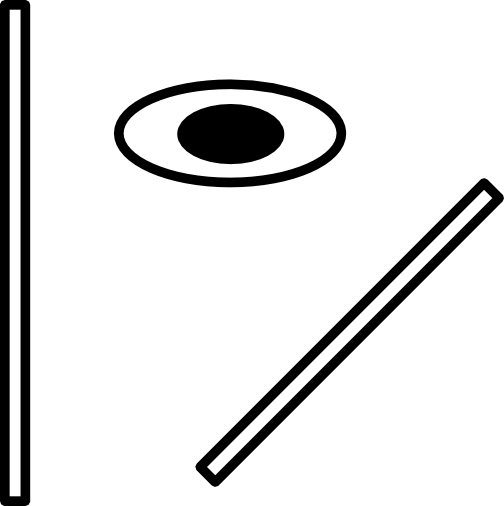
#> input picture tests/notebooks/test.png, 504 x 506 px
$ jupyter execute --allow-errors Test-10-90.ipynb   (shell and % lines are left out)   (Python 2 division)
#> lines starting #> are read from the running program, lines starting #| are printed output that depends on the picture
[cell 1]
from PIL import Image, ImageDraw
import matplotlib.pyplot as plt
import numpy as np
import pickle as pkl

#directory = 'D://Users//D.Rudolf-Lvovsky//Denis//Juelich-2017//Data//PEEM_space_charge//'
#im = Image.open(directory + '003_BiTe_EUV_2-4kV_1500Hz_001.tif')
#
#directory = 'D://Users//D.Rudolf-Lvovsky//Denis//Juelich-2017//Simulations//TraitsMatplotlibWidget//tests//'
im = Image.open('test.png')
#> im is the input picture: PIL image 504x506 RGBA; mean R, G, B, A 225.5, 225.5, 225.5, 47.7


#draw = ImageDraw.Draw(im)
#draw.line((0, 0) + im.size, fill=128)
#draw.line((0, im.size[1], im.size[0], 0), fill=128)
#del draw

width = im.size[0]
#> width = 504
height = im.size[1]
#> height = 506
print width
#| 504
print height
#| 506

image = np.array(im.getdata())[:,1].reshape(height,width)
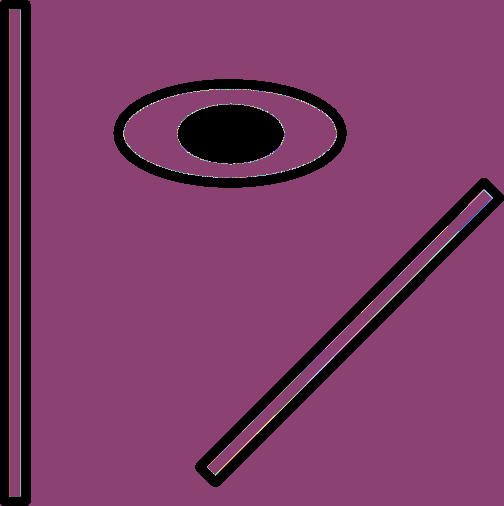
#> image: shape (506, 504) int64; 248 distinct labels, from 0 to 255; one colour per label, 0 black
plt.imshow(image)
#plt.pcolormesh(image)
plt.colorbar()
plt.show()
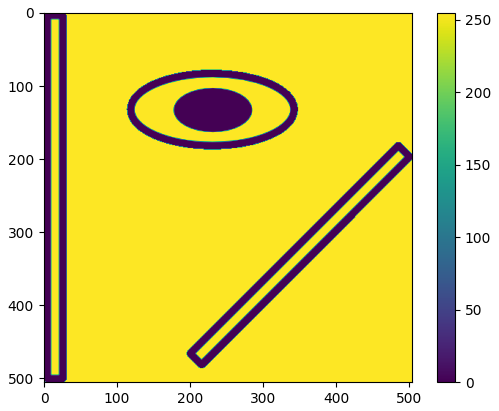
#> figure drawn by matplotlib, 2 panels

[cell 2]
#pkl.dump(image,open('./test_image.p','wb'))

[cell 3]
# create the data points for the line
#x1,x2 = 290,410
#y1,y2 =290,300
x1,x2 = 200,200
y1,y2 =1,500
t = np.arange(0,1,1e-3)
x = x1+(x2-x1)*t
y = y1+(y2-y1)*t
#grid_x, grid_y = np.meshgrid(x,y)
#grid_x, grid_y = grid_x.T, grid_y.T

[cell 4]
# data points at which to interpolate
xx = [[i] for i in x]
yy = [[i] for i in y]
x_i = np.concatenate((yy,xx), axis = 1)
x_i.shape

[cell 5]
# calculate the distance vector
def get_dist_vec(points):
    x = []
    for i in range(0,len(points)):
        diff = points[i]-points[0]
        dist = np.sqrt(diff[0]**2 + diff[1]**2)
        x.append(dist)
    return x

[cell 6]
# make points of the image
list_y, list_x =range(1,height+1,1), range(1,width+1,1)
#> list_y = 506 values from 1 to 506; list_x = 504 values from 1 to 504
points = np.array([[i,j] for i in list_y for j in list_x])
points.shape
#> Out = (255024, 2)

[cell 7]
# values at points
values = image.flatten()

[cell 8]
import time
from scipy.interpolate import griddata
start = time.time()
image_interpolated = griddata(points, values, x_i, method='nearest')
#> image_interpolated = 1000 values, max 255 at index 0, min 0 at index 162, mean 212.6
end = time.time()
'The interpolation took {} s.'.format(end-start)

[cell 9]
x_vec = get_dist_vec(x_i)
plt.plot(x_vec,image_interpolated)
plt.show()
#> figure, not shown here; curve peaks at x = 0, y = 255

[cell 10]
plt.imshow(image)
plt.colorbar()
plt.plot(x,y)
plt.show()

Interpolation with RectBivariateSpline

[cell 11]
import time
def measure_time(func):
    print ('measuring start time ...')
    start = time.time()
    value = func()
    print ('measuring end time ...')
    end = time.time()
    print ('Time: {} s.'.format(end-start))
    return value

[cell 12]
from scipy.interpolate import RectBivariateSpline
#> (the rest of this cell did not finish here and is left out)

[cell 13]
from scipy.interpolate import RectBivariateSpline
image_interpolated = np.array([])
#> (the rest of this cell did not finish here and is left out)

[cell 14]
import time
from scipy.interpolate import RectBivariateSpline
start = time.time()
f = RectBivariateSpline(list_y,list_x,image)
mid= time.time()
image_interpolated = f(y,x)
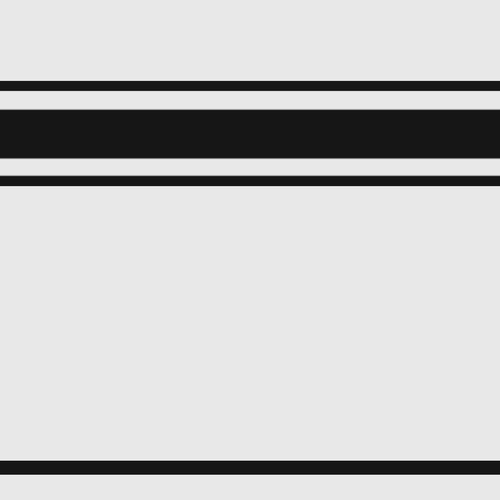
#> image_interpolated: shape (1000, 1000) float64 (shown at 1/2 size); min -27.48, max 282.3, mean 212.5; drawn with min black and max white
end = time.time()
print ('Time 1: {} s.'.format(mid-start))
print ('Time 2: {} s.'.format(end-mid))

[cell 15]
length = image_interpolated.shape[0]
#> length = 1000
# get the diagonal
coord = range(0, length, 1)
#> coord = 1000 values from 0 to 999

[cell 16]
plt.plot(image_interpolated[coord, coord], 'b')
#> (the rest of this cell did not finish here and is left out)

[cell 17]
plt.imshow(image_interpolated)
plt.colorbar()
#plt.plot(x,y)
plt.show()
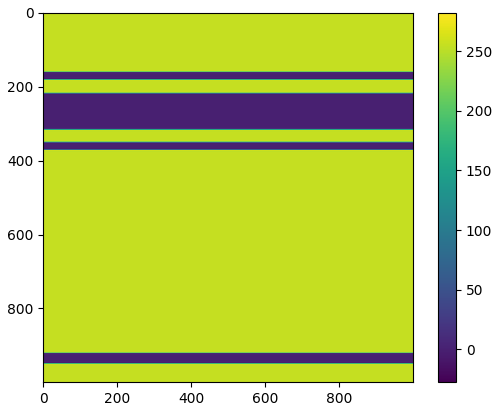
#> figure drawn by matplotlib, 2 panels

Interpolation with interp2d

[cell 18]
from scipy import interpolate
start = time.time()
#> (the rest of this cell did not finish here and is left out)

[cell 19]
len_x = image_interpolated.shape[0]
#> len_x = 1000
len_y = image_interpolated.shape[1]
# get the diagonal
x_coord = range(0, len_x, 1)
y_coord = range(0, len_y, 1)

[cell 20]
plt.plot(image_interpolated[x_coord, y_coord])
plt.show()
#> figure, not shown here; curve peaks at x = 919, y = 282.3

[cell 21]
pkl.dump(image_interpolated[x_coord, y_coord],open('./test_line.p','wb'))

[cell 22]
plt.imshow(image_interpolated)
plt.colorbar()
#plt.plot(x,y)
plt.show()

Generate test edge

[cell 23]
import numpy as np
import matplotlib.pyplot as plt

ones = np.ones(100)
slope = np.arange(0,1,0.02)
slope_rev = list(reversed(slope))
y = np.concatenate((0*ones,slope,ones))
x_err = np.arange(0,np.shape(y)[0],1)

[cell 24]
sigma = 1e-2
y_err = np.random.normal(0,sigma,np.shape(y)[0])+y

[cell 25]
plt.plot(x_err,y_err, 'ob')
plt.show()
#> figure, not shown here; curve peaks at x = 218, y = 1.02

[cell 26]
pkl.dump(x_err,open('./test_edge_x.p','wb'))
pkl.dump(y_err,open('./test_edge_y.p','wb'))

[cell 27]
# divide the data
length = len(x_err)
x_mid = int((x_err[length-1]+x_err[0])/2.0)
mid_index = list(x_err).index(x_mid)
print mid_index

[cell 28]
y_err_left = y_err[0:mid_index-1]
x_left = x_err[0:mid_index-1]
y_err_right = y_err[mid_index:length-1]
x_right = x_err[mid_index:length-1]

[cell 29]
# interpolate
from scipy import interpolate
f = interpolate.interp1d(y_err_left[:], x_left[:],kind='linear')
y_new = np.arange(0.1, 0.2, 1e-3)
plt.plot(f(y_new), y_new, linewidth = 5 )
plt.plot(x_left, y_err_left, 'or')
#print f(0.5)
#> figure, not shown here; curve peaks at x = 122, y = 0.443

[cell 30]
# [6 lines of commented-out code are left out]

y_err_deriv = np.gradient(y_err, 1)
plt.plot(x_err,y_err_deriv, 'or')
#plt.plot(x, y_err, 'ob')
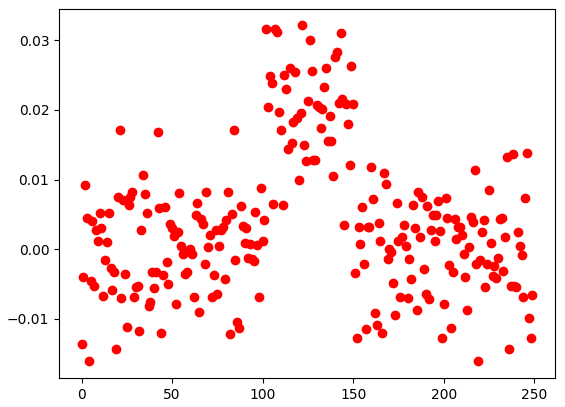
#> figure drawn by matplotlib, 1 panel; curve peaks at x = 122, y = 0.0321

[cell 31]
plt.hist(y_err)
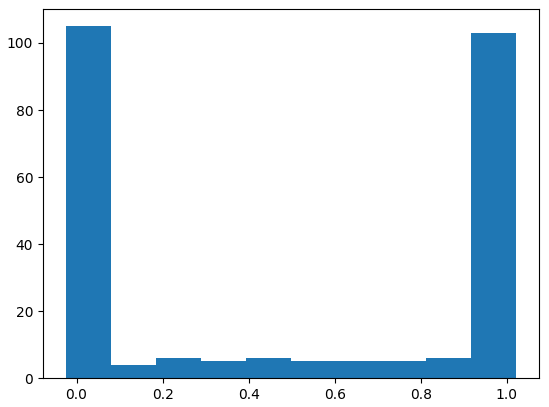
#> figure drawn by matplotlib, 1 panel; tallest bar 105 high, from x = -0.0255 to 0.0793

Find cluster with KMeans

[cell 32]
from sklearn.cluster import KMeans

data = y_err.reshape(-1,1)
kmeans = KMeans(n_clusters = 2).fit(data)
labels = kmeans.labels_
print labels
print kmeans.cluster_centers_

[cell 33]
# label cluster in the same way
if labels[0]==1:
    labels =[0 if elem ==1 else 1 for elem in labels]

[cell 34]
cluster1_x, cluster1_y = [],[]
cluster2_x, cluster2_y = [],[]

for index, item in enumerate(labels):
    if item ==0:
        cluster1_x.append(x_err[index])
        cluster1_y.append(y_err[index])

    if item ==1:
        cluster2_x.append(x_err[index])
        cluster2_y.append(y_err[index])

[cell 35]
plt.plot(cluster1_x, cluster1_y, 'ob')
plt.plot(cluster2_x, cluster2_y, 'or')
plt.show()
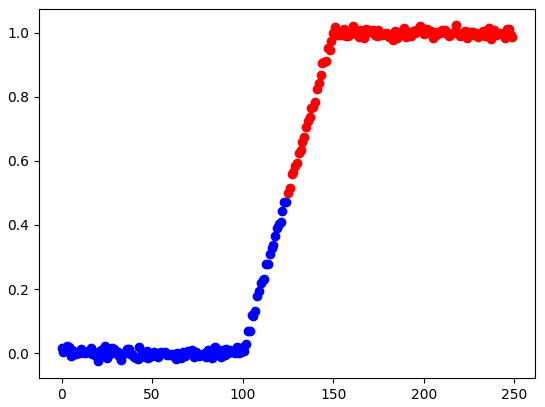
#> figure drawn by matplotlib, 1 panel; curve peaks at x = 123, y = 0.473; curve peaks at x = 218, y = 1.02

Removing data outliers

[cell 36]
def norm(data):
    data = np.array(data)
    print 'mean: {0}, std {1}'.format(data.mean(), data.std())
    return (data-data.mean())/data.std()

[cell 37]
# remove outlier
def get_outlier_index(cluster):
    ''' :param cluster: cluster values (y values)
        :return: index list of outliers
    '''
    index_list = []
    cluster_norm = norm(cluster)
    for index, item in enumerate(cluster_norm):
        # item in std
        if abs(item) > 1.5:
            index_list.append(index)
    return index_list

[cell 38]
def remove_outliers(cluster, index_list):
    '''
    :param cluster: list of x, list of y values
    :param index_list: indices of values to delete
    :return: cluster without outliers
    '''
    cluster_out = []
    for data in cluster:
        data_out = np.delete(data, index_list)
        cluster_out.append(data_out)
    return cluster_out

[cell 39]
def clean_data(cluster, num_it):
    '''
    :param cluster: list of x, list of y values
    :num_it: number of iterations
    :return: cleaned cluster with outliers removed
    '''
    for i in range(0,num_it):
        index_list = get_outlier_index(cluster[1])
        cluster_clean = remove_outliers(cluster, index_list)
        cluster = cluster_clean
    return cluster

[cell 40]
# number of iterations
num_it = 3
cluster1 = [cluster1_x, cluster1_y]
cluster2 = [cluster2_x, cluster2_y]
cluster = [cluster1, cluster2]
for elem in cluster:
    data = clean_data(elem, num_it)
    if elem == cluster1:
        cluster1_clean_x = data[0]
        cluster1_clean_y = data[1]
    else:
        cluster2_clean_x = data[0]
        cluster2_clean_y = data[1]

[cell 41]
plt.plot(cluster1_clean_x, cluster1_clean_y, 'ob')
plt.plot(cluster2_clean_x, cluster2_clean_y, 'or')
plt.show()
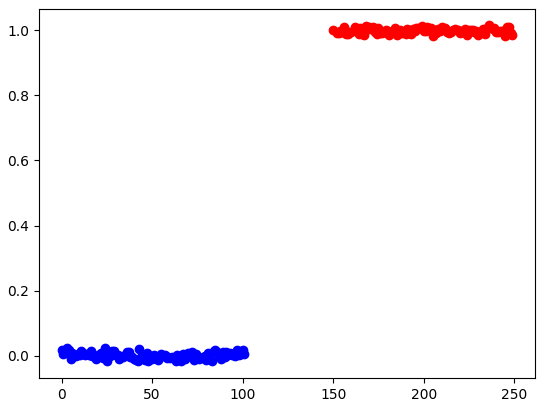
#> figure drawn by matplotlib, 1 panel; curve peaks at x = 24, y = 0.0227; curve peaks at x = 236, y = 1.01

[cell 42]
# difference between x,y and x_err,y_err
y = np.concatenate((np.array(cluster1_clean_y),np.array(cluster2_clean_y)))
x = np.concatenate((np.array(cluster1_clean_x),np.array(cluster2_clean_x)))

set_y = set(y)
set_x = set(x)

diff_y = [value for value in y_err if value not in set_y]
diff_x = [value for value in x_err if value not in set_x]
plt.plot(diff_x,diff_y, 'or')
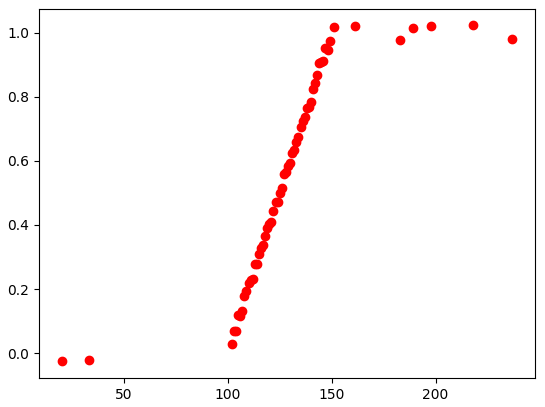
#> figure drawn by matplotlib, 1 panel; curve peaks at x = 218, y = 1.02

1. Take the mean of cluster 1 and 2 as y_min and y_max. The values for which to extract the x component are y_10 = y_min+0.1*(y_max-y_min) and y_90 = y_min+0.9*(y_max-y_min).
2. Find the zero crossing in e.g. y-y_90, check the deviation from zero, which shouldn't be too large.
3. Get the argument of the y value with the smallest deviation. Interpolate eventually.

[cell 43]
y_1 = cluster1_clean_y.mean()
y_std = np.array(cluster1_clean_y).std()
print (y_1)
y_2 = cluster2_clean_y.mean()
print (y_2)
y_diff = y_2-y_1
y_10 = y_1+0.1*y_diff
y_90 = y_1 +0.9*y_diff
print (y_10, y_90)

[cell 44]
minimum = np.min(np.abs(y_err-y_90))
np.argmin(np.abs(y_err-y_90))

[cell 45]
def get_x_target(x_err,y_err, y_target, y_std):
    """
    calculates x_10 and x_90
    param x_err: x values
    param y_err: y values
    param y_target: target y value
    param y_std: y error from clusters
    """
    diff = np.abs(y_err-y_target)
    if np.abs(np.min(diff))<y_std:
        print ('The minimum is: {0:.3f}'.format(np.min(diff)))
        arg = np.argmin(diff)
        print ('The y value is: {0:.3f}'.format(y_err[arg]))
        return x_err[arg]
    else:
        print('Deviation from y_target too large.')

[cell 46]
start = int(np.max(cluster1_clean_x))
end = int(np.min(cluster2_clean_x))
print ('start index: {0}, end index: {1}'.format(start, end))
x_90 = get_x_target(x_err[start:end], y_err[start:end], y_90, y_std)
x_10 = get_x_target(x_err[start:end], y_err[start:end], y_10, y_std)
#> (the rest of this cell did not finish here and is left out)

[cell 47]
#pkl.dump([x_10,x_90],open('./test_edge_x10_x90.p','wb'))

[cell 48]
#pkl.load(open('./test_edge_x10_x90.p','rb'))

[cell 49]
plt.plot(x_err, y_err, 'ob')
ax = plt.gca()
print ax
ax.vlines([x_10,x_90], np.min(y_err), np.max(y_err), 'red')
#> figure, not shown here; curve peaks at x = 218, y = 1.02

Fitting

[cell 50]
from scipy.optimize import curve_fit
from scipy.special import erf
import numpy as np

def func(x,a,sigma, x_0, offset):
    return a*erf((x-x_0)/sigma*1/np.sqrt(2))+offset

[cell 51]
#x = np.arange(-10,10,0.1)
#y = func(x,10,2.5,2)+np.random.normal(0,0.5, x.shape[0])

[cell 52]
param = curve_fit(func,x_err,y_err)[0]
curve_fit(func,x,y)[1]

[cell 53]
plt.plot(x_err,y_err, 'or')
y_fit = func(x_err,param[0], param[1], param[2], param[3])
plt.plot(x_err,y_fit, '-b', linewidth = 2)
plt.show()
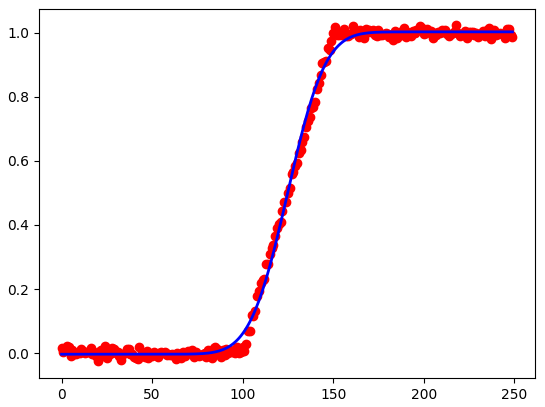
#> figure drawn by matplotlib, 1 panel; curve peaks at x = 218, y = 1.02; curve peaks at x = 249, y = 1
